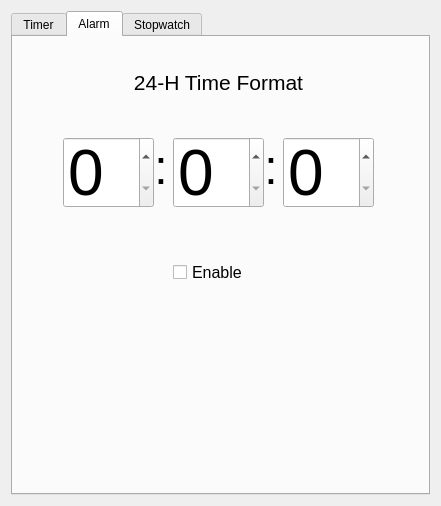
<?xml version="1.0" encoding="UTF-8"?>
<ui version="4.0">
 <class>MainWin</class>
 <widget class="QWidget" name="MainWin">
  <property name="geometry">
   <rect>
    <x>0</x>
    <y>0</y>
    <width>441</width>
    <height>506</height>
   </rect>
  </property>
  <property name="windowTitle">
   <string>Alarms and Clock</string>
  </property>
  <property name="autoFillBackground">
   <bool>false</bool>
  </property>
  <property name="styleSheet">
   <string notr="true"/>
  </property>
  <layout class="QGridLayout" name="gridLayout">
   <item row="0" column="0">
    <widget class="QTabWidget" name="tabWidget">
     <property name="currentIndex">
      <number>1</number>
     </property>
     <widget class="QWidget" name="tab_timer">
      <attribute name="title">
       <string>Timer</string>
      </attribute>
      <widget class="QSpinBox" name="timer_h">
       <property name="geometry">
        <rect>
         <x>60</x>
         <y>100</y>
         <width>91</width>
         <height>71</height>
        </rect>
       </property>
       <property name="font">
        <font>
         <pointsize>48</pointsize>
        </font>
       </property>
       <property name="layoutDirection">
        <enum>Qt::LeftToRight</enum>
       </property>
       <property name="wrapping">
        <bool>false</bool>
       </property>
       <property name="frame">
        <bool>true</bool>
       </property>
       <property name="readOnly">
        <bool>false</bool>
       </property>
       <property name="buttonSymbols">
        <enum>QAbstractSpinBox::UpDownArrows</enum>
       </property>
       <property name="accelerated">
        <bool>false</bool>
       </property>
       <property name="showGroupSeparator" stdset="0">
        <bool>false</bool>
       </property>
       <property name="suffix">
        <string/>
       </property>
       <property name="maximum">
        <number>100</number>
       </property>
       <property name="stepType">
        <enum>QAbstractSpinBox::DefaultStepType</enum>
       </property>
      </widget>
      <widget class="QSpinBox" name="timer_m">
       <property name="geometry">
        <rect>
         <x>160</x>
         <y>100</y>
         <width>91</width>
         <height>71</height>
        </rect>
       </property>
       <property name="font">
        <font>
         <pointsize>48</pointsize>
        </font>
       </property>
       <property name="frame">
        <bool>true</bool>
       </property>
       <property name="buttonSymbols">
        <enum>QAbstractSpinBox::UpDownArrows</enum>
       </property>
       <property name="maximum">
        <number>59</number>
       </property>
      </widget>
      <widget class="QSpinBox" name="timer_s">
       <property name="geometry">
        <rect>
         <x>260</x>
         <y>100</y>
         <width>91</width>
         <height>71</height>
        </rect>
       </property>
       <property name="font">
        <font>
         <pointsize>48</pointsize>
        </font>
       </property>
       <property name="frame">
        <bool>true</bool>
       </property>
       <property name="buttonSymbols">
        <enum>QAbstractSpinBox::UpDownArrows</enum>
       </property>
       <property name="maximum">
        <number>59</number>
       </property>
      </widget>
      <widget class="QPushButton" name="btn_timer_start">
       <property name="geometry">
        <rect>
         <x>90</x>
         <y>210</y>
         <width>61</width>
         <height>61</height>
        </rect>
       </property>
       <property name="cursor">
        <cursorShape>PointingHandCursor</cursorShape>
       </property>
       <property name="styleSheet">
        <string notr="true">border: 0px; border-radius: 30px; background-color: #000; color: #fff;</string>
       </property>
       <property name="text">
        <string>Start</string>
       </property>
      </widget>
      <widget class="QPushButton" name="btn_timer_pause">
       <property name="geometry">
        <rect>
         <x>170</x>
         <y>210</y>
         <width>61</width>
         <height>61</height>
        </rect>
       </property>
       <property name="cursor">
        <cursorShape>PointingHandCursor</cursorShape>
       </property>
       <property name="styleSheet">
        <string notr="true">border: 0px; border-radius: 30px; background-color: #000; color: #fff;</string>
       </property>
       <property name="text">
        <string>Pause</string>
       </property>
      </widget>
      <widget class="QPushButton" name="btn_timer_reset">
       <property name="geometry">
        <rect>
         <x>250</x>
         <y>210</y>
         <width>61</width>
         <height>61</height>
        </rect>
       </property>
       <property name="cursor">
        <cursorShape>PointingHandCursor</cursorShape>
       </property>
       <property name="styleSheet">
        <string notr="true">border: 0px; border-radius: 30px; background-color: #000; color: #fff;</string>
       </property>
       <property name="text">
        <string>Reset</string>
       </property>
      </widget>
     </widget>
     <widget class="QWidget" name="tab_3">
      <attribute name="title">
       <string>Alarm</string>
      </attribute>
      <widget class="QSpinBox" name="alarm_m">
       <property name="geometry">
        <rect>
         <x>160</x>
         <y>100</y>
         <width>91</width>
         <height>71</height>
        </rect>
       </property>
       <property name="font">
        <font>
         <pointsize>48</pointsize>
        </font>
       </property>
       <property name="frame">
        <bool>true</bool>
       </property>
       <property name="readOnly">
        <bool>false</bool>
       </property>
       <property name="buttonSymbols">
        <enum>QAbstractSpinBox::UpDownArrows</enum>
       </property>
       <property name="maximum">
        <number>59</number>
       </property>
      </widget>
      <widget class="QSpinBox" name="alarm_h">
       <property name="geometry">
        <rect>
         <x>50</x>
         <y>100</y>
         <width>91</width>
         <height>71</height>
        </rect>
       </property>
       <property name="font">
        <font>
         <pointsize>48</pointsize>
        </font>
       </property>
       <property name="layoutDirection">
        <enum>Qt::LeftToRight</enum>
       </property>
       <property name="wrapping">
        <bool>false</bool>
       </property>
       <property name="frame">
        <bool>true</bool>
       </property>
       <property name="readOnly">
        <bool>false</bool>
       </property>
       <property name="buttonSymbols">
        <enum>QAbstractSpinBox::UpDownArrows</enum>
       </property>
       <property name="accelerated">
        <bool>false</bool>
       </property>
       <property name="showGroupSeparator" stdset="0">
        <bool>false</bool>
       </property>
       <property name="suffix">
        <string/>
       </property>
       <property name="maximum">
        <number>23</number>
       </property>
       <property name="stepType">
        <enum>QAbstractSpinBox::DefaultStepType</enum>
       </property>
      </widget>
      <widget class="QSpinBox" name="alarm_s">
       <property name="geometry">
        <rect>
         <x>270</x>
         <y>100</y>
         <width>91</width>
         <height>71</height>
        </rect>
       </property>
       <property name="font">
        <font>
         <pointsize>48</pointsize>
        </font>
       </property>
       <property name="frame">
        <bool>true</bool>
       </property>
       <property name="buttonSymbols">
        <enum>QAbstractSpinBox::UpDownArrows</enum>
       </property>
       <property name="maximum">
        <number>59</number>
       </property>
      </widget>
      <widget class="QCheckBox" name="alarm_checkbox">
       <property name="geometry">
        <rect>
         <x>160</x>
         <y>220</y>
         <width>81</width>
         <height>31</height>
        </rect>
       </property>
       <property name="font">
        <font>
         <pointsize>12</pointsize>
        </font>
       </property>
       <property name="text">
        <string>Enable</string>
       </property>
      </widget>
      <widget class="QLabel" name="label">
       <property name="geometry">
        <rect>
         <x>140</x>
         <y>80</y>
         <width>16</width>
         <height>101</height>
        </rect>
       </property>
       <property name="font">
        <font>
         <pointsize>36</pointsize>
        </font>
       </property>
       <property name="styleSheet">
        <string notr="true">color: rgb(0, 0, 0);</string>
       </property>
       <property name="text">
        <string>:</string>
       </property>
       <property name="alignment">
        <set>Qt::AlignCenter</set>
       </property>
      </widget>
      <widget class="QLabel" name="label_2">
       <property name="geometry">
        <rect>
         <x>250</x>
         <y>80</y>
         <width>16</width>
         <height>101</height>
        </rect>
       </property>
       <property name="font">
        <font>
         <pointsize>36</pointsize>
        </font>
       </property>
       <property name="styleSheet">
        <string notr="true">color: rgb(0, 0, 0);</string>
       </property>
       <property name="text">
        <string>:</string>
       </property>
       <property name="alignment">
        <set>Qt::AlignCenter</set>
       </property>
      </widget>
      <widget class="QLabel" name="label_3">
       <property name="geometry">
        <rect>
         <x>110</x>
         <y>20</y>
         <width>191</width>
         <height>51</height>
        </rect>
       </property>
       <property name="font">
        <font>
         <pointsize>16</pointsize>
        </font>
       </property>
       <property name="text">
        <string>24-H Time Format</string>
       </property>
       <property name="alignment">
        <set>Qt::AlignCenter</set>
       </property>
      </widget>
     </widget>
     <widget class="QWidget" name="tab_2">
      <attribute name="title">
       <string>Stopwatch</string>
      </attribute>
      <widget class="QPushButton" name="btn_stopwatch_start">
       <property name="geometry">
        <rect>
         <x>100</x>
         <y>190</y>
         <width>61</width>
         <height>61</height>
        </rect>
       </property>
       <property name="cursor">
        <cursorShape>PointingHandCursor</cursorShape>
       </property>
       <property name="styleSheet">
        <string notr="true">border: 0px; border-radius: 30px; background-color: #000; color: #fff;</string>
       </property>
       <property name="text">
        <string>Start</string>
       </property>
      </widget>
      <widget class="QPushButton" name="btn_stopwatch_pause">
       <property name="geometry">
        <rect>
         <x>170</x>
         <y>190</y>
         <width>61</width>
         <height>61</height>
        </rect>
       </property>
       <property name="cursor">
        <cursorShape>PointingHandCursor</cursorShape>
       </property>
       <property name="styleSheet">
        <string notr="true">border: 0px; border-radius: 30px; background-color: #000; color: #fff;</string>
       </property>
       <property name="text">
        <string>Pause</string>
       </property>
      </widget>
      <widget class="QPushButton" name="btn_stopwatch_reset">
       <property name="geometry">
        <rect>
         <x>240</x>
         <y>190</y>
         <width>61</width>
         <height>61</height>
        </rect>
       </property>
       <property name="cursor">
        <cursorShape>PointingHandCursor</cursorShape>
       </property>
       <property name="styleSheet">
        <string notr="true">border: 0px; border-radius: 30px; background-color: #000; color: #fff;</string>
       </property>
       <property name="text">
        <string>Reset</string>
       </property>
      </widget>
      <widget class="QLabel" name="lbl_stopwatch">
       <property name="geometry">
        <rect>
         <x>70</x>
         <y>30</y>
         <width>261</width>
         <height>141</height>
        </rect>
       </property>
       <property name="font">
        <font>
         <family>Seven Segment</family>
         <pointsize>48</pointsize>
        </font>
       </property>
       <property name="text">
        <string>00:00:00</string>
       </property>
       <property name="alignment">
        <set>Qt::AlignCenter</set>
       </property>
      </widget>
     </widget>
    </widget>
   </item>
  </layout>
 </widget>
 <resources/>
 <connections/>
</ui>
